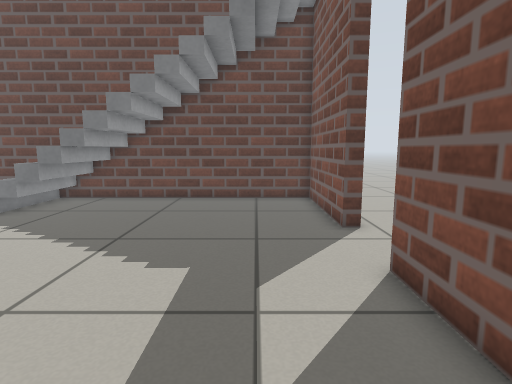
View 1 (above)

12 first-person views from a walk through a world built for the Gazebo simulator. The camera is 0.64 m above the floor, tilts 8° down and sees 80° across. The floor is counted in squares, 0.25 m on a side. Each view is taken from the middle of a square. On the plan, view 1 faces up. The plan holds only what a view shows up to about 19 squares ahead; the rest is blank. The place goes on beyond the plan.

View 2
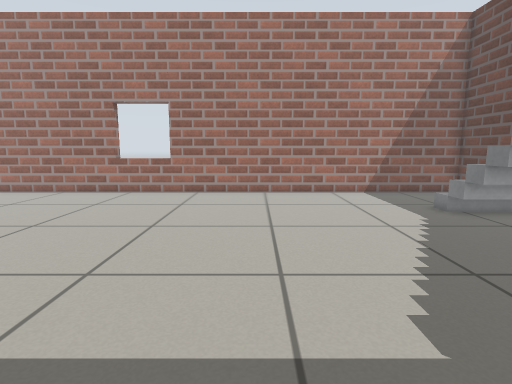

View 3
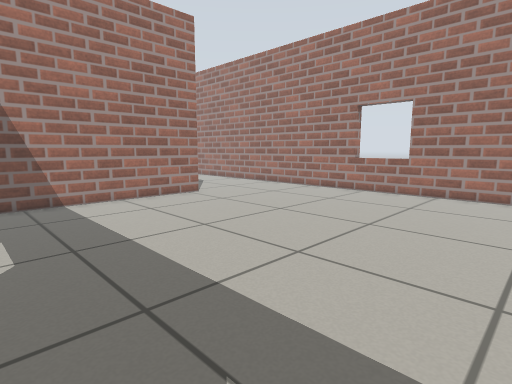

View 4
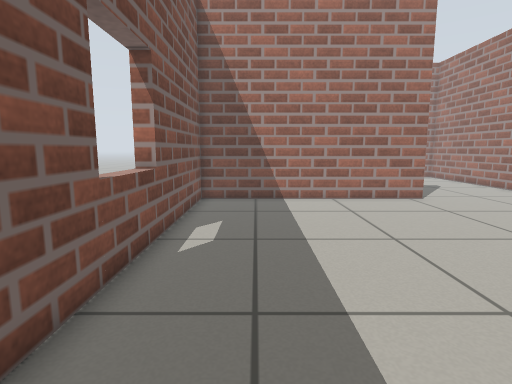

View 5
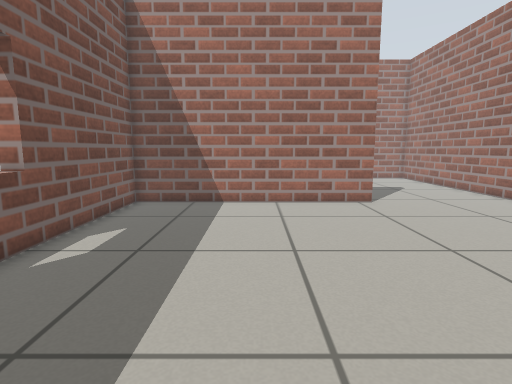

View 6
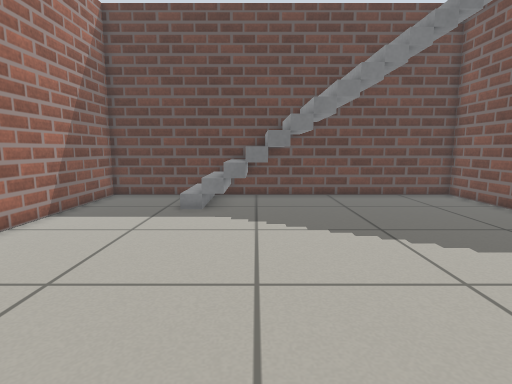

View 7
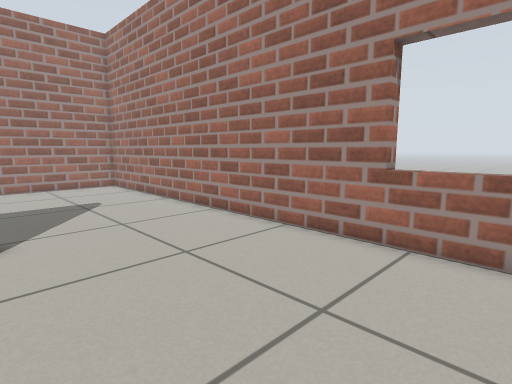

View 8
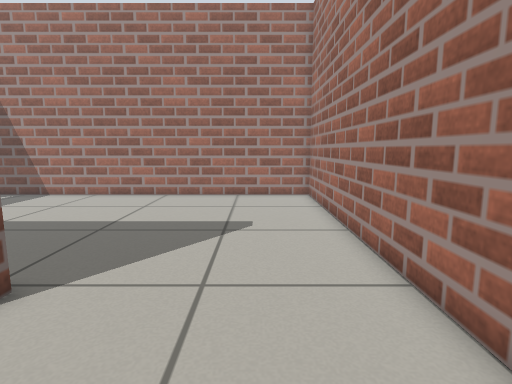

View 9
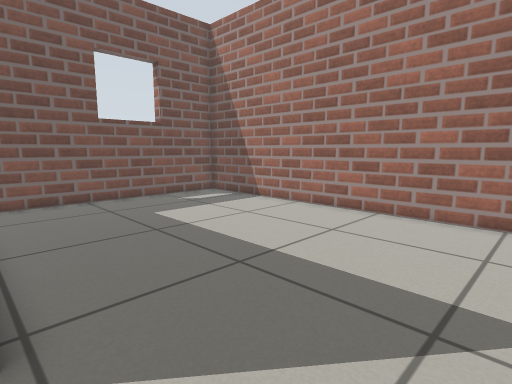

View 10
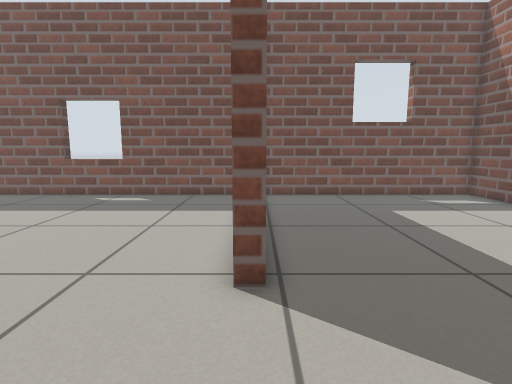

View 11
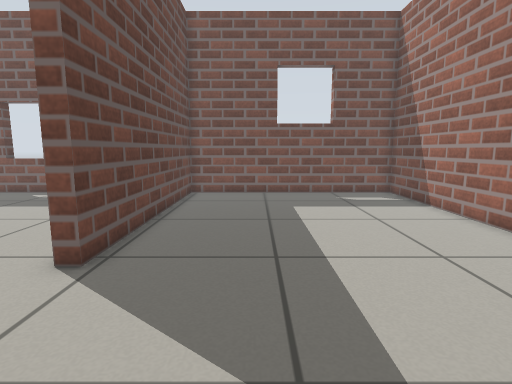

View 12
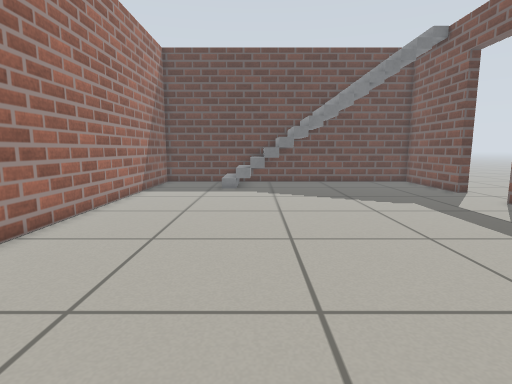

### Floor plan
Points are (right, up) in squares from view 1. A wall is a line through its corners. A room is listed if a view was taken in it or the views show most of it. See-through windows are left out.
Room 1 (views 1, 2, 3, 4, 5, 6, 7, 8, 12)
walls: (2.8, 9.8) (2.8, 15.9) (-16, 15.9) (-16, -10.5); (-8.6, -10.6) (2.8, -10.6) (2.8, 6.2)
ways out: opening at (-12, -11) to room 2; open door at (3, 8)
objects: grey box (-10, 12); grey box (-9, 12); grey box (-8, 12); grey box (-7, 12); grey box (-6, 12); grey box (-5, 12); grey box (-4, 12); grey box (-3, 12)
Room 2 (views 9, 10, 11)
walls: (-16, -10.5) (-16, -22.9) (2.8, -22.9) (2.8, -11.2) (-8.6, -11.2) (-8.6, -10.6)
ways out: opening at (-12, -11) to room 1

Positions as (right, up) in squares from view 1, and headings:
1: (0, 0), facing up
2: (2, 4), facing left
3: (2, 5), facing down-left
4: (0, 5), facing down
5: (-3, 4), facing down
6: (-8, -1), facing up
7: (-8, -1), facing down-left
8: (-13, -6), facing down
9: (-13, -11), facing down-right
10: (-14, -11), facing right
11: (-15, -15), facing right
12: (-9, -8), facing up
